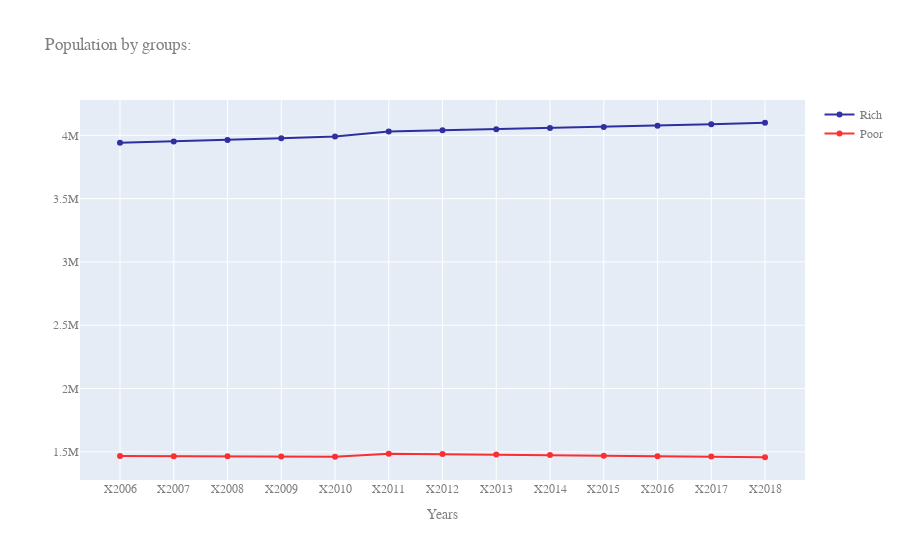

Notebook cell for this chart:
### Markdown cell above
3) Population

### Code cell
df2 = pd.DataFrame(pd.read_csv("~/Desktop/Micro project/pop.groups.csv", 
                              index_col=0))[['Year', 'Rich', 'Avg', 'Poor']].copy()

fig = go.Figure()


fig.add_trace(go.Scatter(
                x=df2.Year,
                y=df2['Rich'],
                name="Rich",
                line_color='darkblue',
                opacity=0.8))

fig.add_trace(go.Scatter(
                x=df2.Year,
                y=df2['Poor'],
                name="Poor",
                line_color='red',
                opacity=0.8))


fig.update_layout(title="Population by groups:",
    xaxis_title="Years",
    font=dict(
        family="Courier New, monospace, bold",
        color="#7f7f7f"
    )
)

fig.show()

### Figure 1 — Plotly figure (JSON) as saved in the notebook; plotly's stock layout.template omitted (floating-point values rounded to 4 significant figures)
{"data": [{"line": {"color": "darkblue"}, "name": "Rich", "opacity": 0.8, "type": "scatter", "x": ["X2006", "X2007", "X2008", "X2009", "X2010", "X2011", "X2012", "X2013", "X2014", "X2015", "X2016", "X2017", "X2018"], "y": [3940470, 3951000.0, 3963000.0, 3976000.0, 3991000.0, 4029000.0, 4039000.0, 4048000.0, 4058000.0, 4065685, 4077000.0, 4088000.0, 4099000.0]}, {"line": {"color": "red"}, "name": "Poor", "opacity": 0.8, "type": "scatter", "x": ["X2006", "X2007", "X2008", "X2009", "X2010", "X2011", "X2012", "X2013", "X2014", "X2015", "X2016", "X2017", "X2018"], "y": [1467000.0, 1465000.0, 1464000.0, 1463000.0, 1462109, 1484000.0, 1482000.0, 1478005, 1474000.0, 1469112, 1466000.0, 1462000.0, 1457000.0]}], "layout": {"font": {"color": "#7f7f7f", "family": "Courier New, monospace, bold"}, "title": {"text": "Population by groups:"}, "xaxis": {"title": {"text": "Years"}}}}
